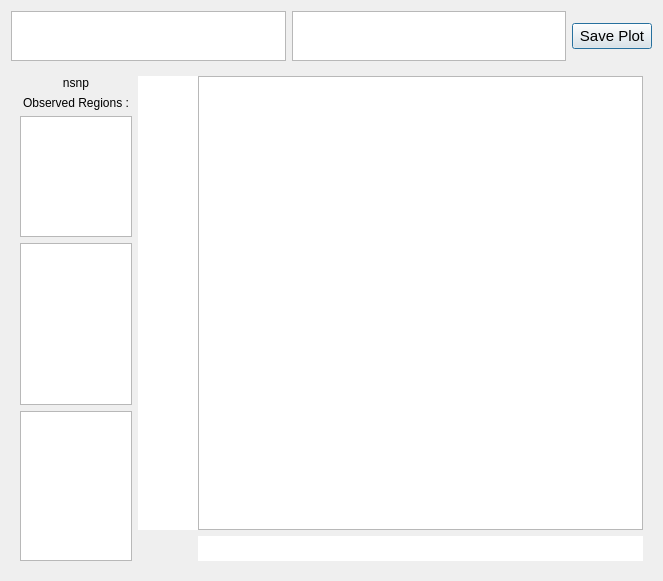
<?xml version="1.0" encoding="UTF-8"?>
<ui version="4.0">
 <class>PCOADialog</class>
 <widget class="QDialog" name="PCOADialog">
  <property name="windowModality">
   <enum>Qt::NonModal</enum>
  </property>
  <property name="geometry">
   <rect>
    <x>0</x>
    <y>0</y>
    <width>663</width>
    <height>581</height>
   </rect>
  </property>
  <property name="windowTitle">
   <string>SVAMP : PCoA Dialog</string>
  </property>
  <layout class="QGridLayout" name="gridLayout_3" rowstretch="1,10">
   <item row="0" column="0">
    <layout class="QHBoxLayout" name="horizontalLayout_2">
     <item>
      <widget class="QTextBrowser" name="textBrowser1">
       <property name="maximumSize">
        <size>
         <width>16777215</width>
         <height>50</height>
        </size>
       </property>
      </widget>
     </item>
     <item>
      <widget class="QTextBrowser" name="textBrowser2">
       <property name="minimumSize">
        <size>
         <width>150</width>
         <height>0</height>
        </size>
       </property>
       <property name="maximumSize">
        <size>
         <width>16777215</width>
         <height>50</height>
        </size>
       </property>
      </widget>
     </item>
     <item>
      <layout class="QVBoxLayout" name="verticalLayout">
       <item>
        <widget class="QPushButton" name="pushButton_save">
         <property name="font">
          <font>
           <pointsize>11</pointsize>
          </font>
         </property>
         <property name="text">
          <string>Save Plot</string>
         </property>
        </widget>
       </item>
      </layout>
     </item>
    </layout>
   </item>
   <item row="1" column="0">
    <widget class="QWidget" name="widget_plotArea" native="true">
     <layout class="QGridLayout" name="gridLayout_2" columnstretch="2,9">
      <item row="0" column="0">
       <widget class="QLabel" name="label_nsnp">
        <property name="text">
         <string>nsnp</string>
        </property>
        <property name="alignment">
         <set>Qt::AlignCenter</set>
        </property>
       </widget>
      </item>
      <item row="0" column="1" rowspan="3">
       <layout class="QGridLayout" name="gridLayout" columnstretch="1,35">
        <property name="horizontalSpacing">
         <number>0</number>
        </property>
        <item row="0" column="0">
         <widget class="QGraphicsView" name="graphView_yax">
          <property name="maximumSize">
           <size>
            <width>60</width>
            <height>16777215</height>
           </size>
          </property>
          <property name="frameShape">
           <enum>QFrame::NoFrame</enum>
          </property>
         </widget>
        </item>
        <item row="0" column="1">
         <widget class="SGraphicsView" name="graphicsView"/>
        </item>
        <item row="1" column="0">
         <spacer name="horizontalSpacer">
          <property name="orientation">
           <enum>Qt::Horizontal</enum>
          </property>
          <property name="sizeType">
           <enum>QSizePolicy::Preferred</enum>
          </property>
          <property name="sizeHint" stdset="0">
           <size>
            <width>40</width>
            <height>22</height>
           </size>
          </property>
         </spacer>
        </item>
        <item row="1" column="1">
         <widget class="QGraphicsView" name="graphView_xax">
          <property name="maximumSize">
           <size>
            <width>16777215</width>
            <height>25</height>
           </size>
          </property>
          <property name="frameShape">
           <enum>QFrame::NoFrame</enum>
          </property>
         </widget>
        </item>
       </layout>
      </item>
      <item row="1" column="0">
       <widget class="QLabel" name="label">
        <property name="text">
         <string>Observed Regions :</string>
        </property>
        <property name="alignment">
         <set>Qt::AlignCenter</set>
        </property>
       </widget>
      </item>
      <item row="2" column="0">
       <layout class="QVBoxLayout" name="verticalLayout_2" stretch="3,4,4">
        <item>
         <widget class="QTextBrowser" name="textBrowser_snpposition">
          <property name="maximumSize">
           <size>
            <width>150</width>
            <height>16777215</height>
           </size>
          </property>
         </widget>
        </item>
        <item>
         <widget class="QListWidget" name="listWidget">
          <property name="enabled">
           <bool>true</bool>
          </property>
          <property name="sizePolicy">
           <sizepolicy hsizetype="Preferred" vsizetype="Preferred">
            <horstretch>0</horstretch>
            <verstretch>0</verstretch>
           </sizepolicy>
          </property>
          <property name="maximumSize">
           <size>
            <width>150</width>
            <height>16777215</height>
           </size>
          </property>
         </widget>
        </item>
        <item>
         <widget class="QTextBrowser" name="textBrowser_overlap">
          <property name="maximumSize">
           <size>
            <width>150</width>
            <height>150</height>
           </size>
          </property>
         </widget>
        </item>
       </layout>
      </item>
     </layout>
    </widget>
   </item>
  </layout>
 </widget>
 <customwidgets>
  <customwidget>
   <class>SGraphicsView</class>
   <extends>QGraphicsView</extends>
   <header>sgraphicsview.h</header>
  </customwidget>
 </customwidgets>
 <resources/>
 <connections/>
</ui>
